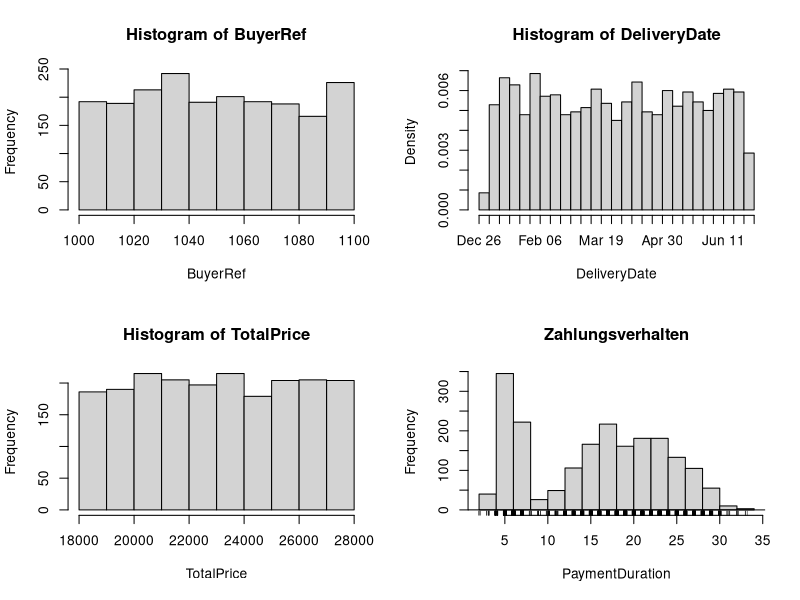
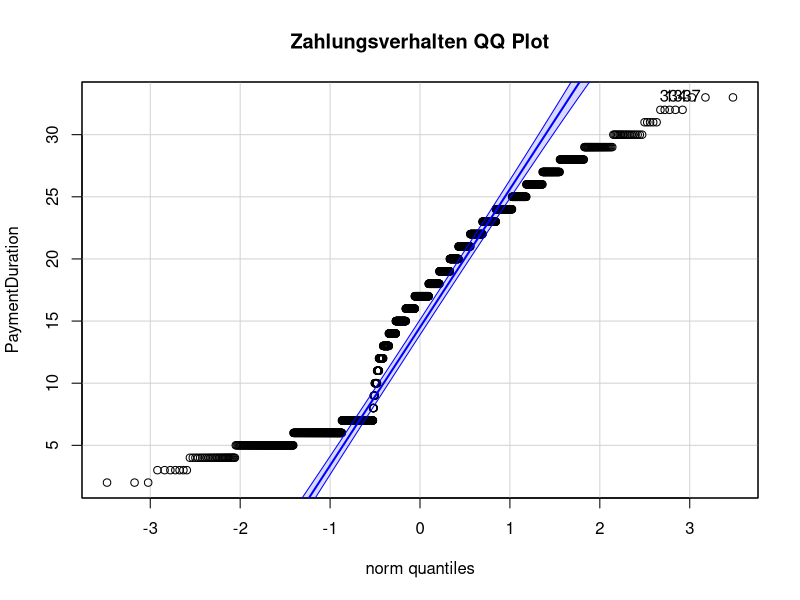
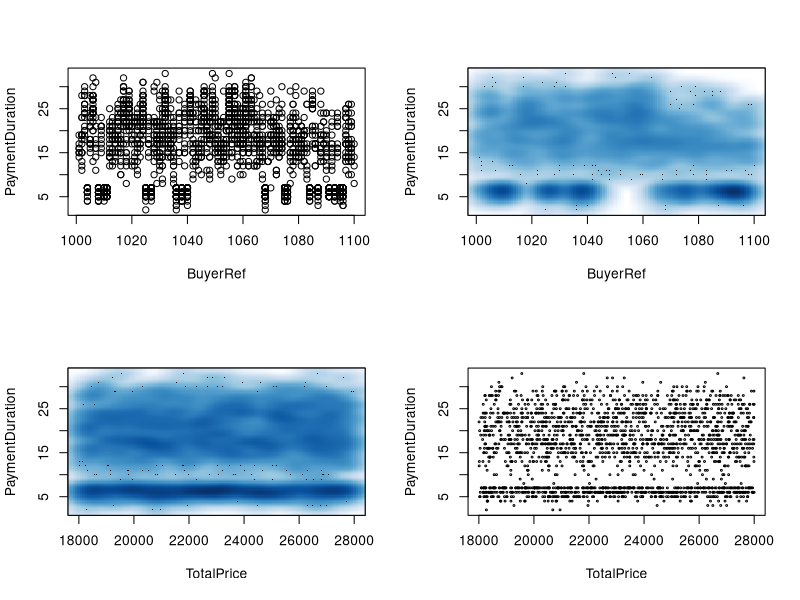
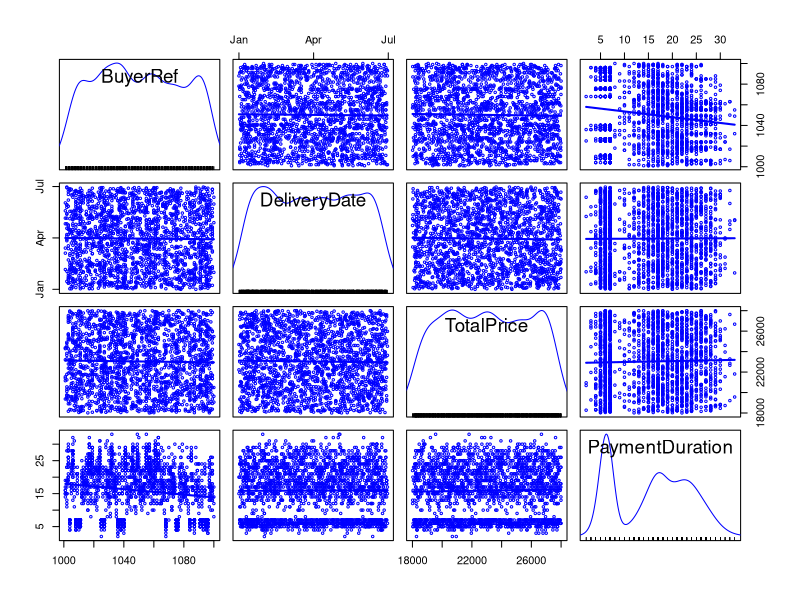
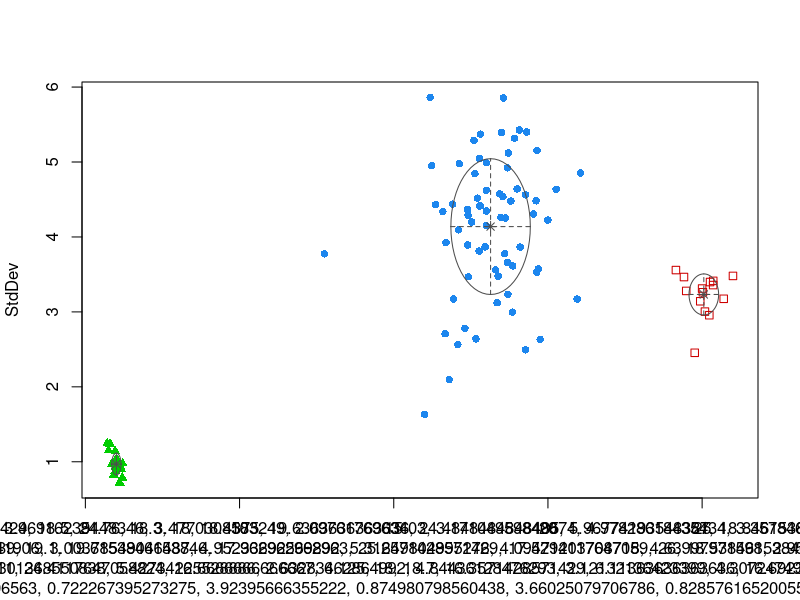

Recreate these plots in R, in order.
# Vorbereitungen
library(car)
library(mclust)

# Einlesen der Daten aus der CSV-Datei
SalesOrdersHeise <- read.csv("SalesOrdersHeise.csv", sep=";", stringsAsFactor=FALSE)

# Anzeige der Struktur
str(SalesOrdersHeise)
# Konvertierung des Felds 'DeliveryDate' vom character nach date
SalesOrdersHeise$DeliveryDate<-as.Date(SalesOrdersHeise$DeliveryDate, format="%Y-%m-%d")

# Überprüfen der Struktur
str(SalesOrdersHeise)

# Teile das Ausgabefenster in eine 2,2 Felder Matrix
par(mfrow=c(2,2)) 
# Spaltennamen zuweisen
attach(SalesOrdersHeise)
# Spaltennamen ausgeben
names(SalesOrdersHeise)

# Histogramme
hist(BuyerRef)
hist(DeliveryDate, "weeks")
hist(TotalPrice)
hist(PaymentDuration, main="Zahlungsverhalten")
lines(density(PaymentDuration, na.rm=T))
rug(jitter(PaymentDuration))

par(mfrow=c(1,1))
qqPlot(PaymentDuration, main="Zahlungsverhalten QQ Plot")

# 2-dimensionale Korrelationsplots
par(mfrow=c(2,2)) 
plot(BuyerRef, PaymentDuration)
smoothScatter(BuyerRef, PaymentDuration)
smoothScatter(TotalPrice, PaymentDuration)
plot(TotalPrice, PaymentDuration, cex=0.3)

scatterplotMatrix(SalesOrdersHeise, diagonal="histogram", cex=0.5,smooth=FALSE, reg.line=FALSE)

# erzeuge die Zeitreihe für die Zahlungshistorie der Kunden
Pd.ts<-aggregate(x=SalesOrdersHeise$PaymentDuration, by=list(Customer=SalesOrdersHeise$BuyerRef), FUN=ts)
names(Pd.ts)<-c("Customer", "TimeSeries")
str(Pd.ts[1:3,])

# Durchschnittswert der Tage pro Kunde
Pd.mean<-sapply(Pd.ts[, "TimeSeries"], FUN=mean)

# Zusammenfügen des Vektors "Pd.mean" zu dem TimeSeries Data-Frames mit "cbind"
Pd<-cbind(Pd.ts, Mean=Pd.mean)

# Beispiel zur Kombination der beiden Befehle beim Hinzufügen des Wertes zur Standardabweichung
Pd<-cbind(Pd, StdDev=sapply(Pd.ts[, "TimeSeries"], FUN=sd))

# Hinzufügen der Anzahl Verkaufsaufträge zum TimeSeries Data-Frame
Pd.nr<-aggregate(x=SalesOrdersHeise$PaymentDuration, 
                by=list(Customer=SalesOrdersHeise$BuyerRef), FUN=length)
names(Pd.nr)<-c("Customer", "NrDel")
# Verbinden der beiden Data-frames
Pd<-merge(Pd, Pd.nr)

str(Pd)
# Umsortieren der Spalten
Pd <- Pd[, c(1,3,4,5,2)]
str(Pd[1:3,])
# Clusteranalyse mit Mclust
cl.m <- Mclust(Pd[,2:4])
# Ausgabe der Cluster-Zentren
cl.m$parameters$mean

# Ausgabe des Clusters
par(mfrow=c(1,1))
plot(cl.m, Pd[,2:4], dimens=c(1:2),what=c("classification"))
